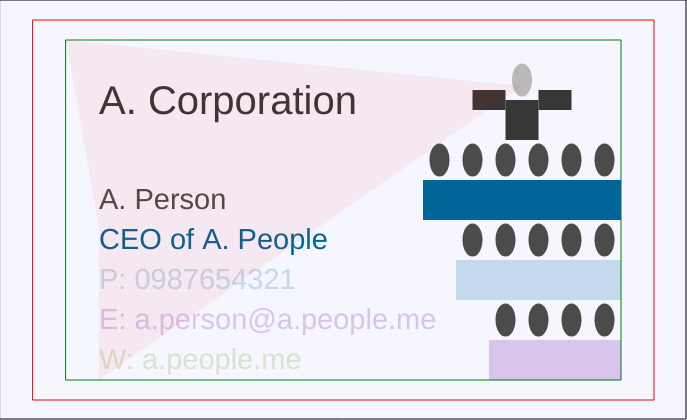
Frame 1 (no input)
Frame 60 (no input): identical to frame 1, image omitted
Frame 120 (the mouse pressed at the canvas centre since frame 60): identical to frame 1, image omitted

The p5.js sketch that drew this single still picture (run headless with seeded random() and noise() and a simulated clock; from frame 60 on, the mouse is pressed at the canvas centre):

// p5.js sketch
// ── sketch.js
// Print dimensions - good to keep ratios as variables throughout!
var cardH = 400;
var cardW = Math.round(cardH*1.636); // maintains aspect ratio throughout

// additional bleed and padding %
// use native JavaScript object Math to round - can't have decimals for pixels
var bleedPadW = Math.round(cardW*0.05);
var bleedPadH = Math.round(cardH*0.05);

// dimensions for bleed area
var bleedXmin = 0;
var bleedXmax = cardW + bleedPadW;
var bleedYmin = 0;
var bleedYmax = cardH + bleedPadH;

// dims for centered card area
var cardXmin = 0 + bleedPadW;
var cardXmax = cardW;
var cardYmin = 0 + bleedPadH;
var cardYmax = cardH;

// dims for centered padding area
var padXmin = cardXmin + bleedPadW;
var padXmax = cardXmax - bleedPadW;
var padYmin = cardYmin + bleedPadH;
var padYmax = cardYmax - bleedPadH;


function setup() {
	createCanvas(cardW+bleedPadW, cardH+bleedPadH); //width and height of my canvas
	stroke("black");
	rect(bleedXmin, bleedYmin, bleedXmax-1, bleedYmax-1); // minus one to make it visible inside canvas
	stroke("red");
	rect(cardXmin, cardYmin, cardXmax -  bleedPadW, cardYmax - bleedPadH); // centered
	stroke("green");
	rect(padXmin, padYmin, padXmax - bleedPadW*2, padYmax - bleedPadH*2); // centered
	background(15, 25, 255, 10);
	noStroke();

	// careful! see textSize is used by p5.js library, so don't name it as a var
	var fontSizeA = Math.round(cardH/10);
	fill(55);
	textSize(fontSizeA);
	text("A. Corporation", padXmin+bleedPadW, padYmax*0.3)
	var fontSizeNorm = Math.round(cardH/14); // maintain aspect ratio with text too
	fill(75);
	textSize(fontSizeNorm);
	text("A. Person", padXmin+bleedPadW, padYmax*0.55);
	fill(0, 102, 153); // note color values - try to improve with cymk-style colors
	text("CEO of A. People", padXmin+bleedPadW, (padYmax*0.55)+fontSizeA);
	fill(0, 102, 153, 51); // note 4th value is alpha (transparency)
	text("P: 0987654321", padXmin+bleedPadW, (padYmax*0.55)+(fontSizeA*2));
	fill(102, 0, 153, 51);
	text("E: a.person@a.people.me", padXmin+bleedPadW, (padYmax*0.55)+(fontSizeA*3));
	fill(102, 153, 0, 51);
	text("W: a.people.me", padXmin+bleedPadW, (padYmax*0.55)+(fontSizeA*4));

	// create graphic for CEO figure
	fill(185);
	ellipse(padXmax - (bleedPadW*3), padYmin + (bleedPadH*2), bleedPadH, bleedPadW);
	fill(55);
	rectMode(CENTER); // center the rect at a location kind of like a circle instead of begining at a corner
	rect(padXmax - (bleedPadW*3), padYmin + (bleedPadH*4), bleedPadW, bleedPadH*2);
	rect(padXmax - (bleedPadW*4), padYmin + (bleedPadH*3), bleedPadW, bleedPadH);
	rect(padXmax - (bleedPadW*2), padYmin + (bleedPadH*3), bleedPadW, bleedPadH);
	fill(255, 0, 0, 15);
	quad(padXmax - (bleedPadW*3), padYmin + (bleedPadH*2.3), padXmin, padYmin, padXmin+bleedPadW, padYmax*0.6, padXmin+bleedPadW, padYmax);

	// create graphic not CEO figures
	for (var i=0; i<6; i++) {
		push();
		translate(padXmax - (bleedPadW*5.5), padYmax - (bleedPadH*11));
		rotate(TWO_PI*i);
		fill(75);
		ellipse(0+bleedPadW*i, 0, bleedPadH, bleedPadW);
		fill(0, 102, 153); // note color values - try to improve with cymk-style colors
		rectMode(CENTER); // center the rect at a location kind of like a circle instead of begining at a corner
		rect(0+bleedPadW*i, 0 + (bleedPadH*2), bleedPadW, bleedPadH*2);
		rect(padXmax - (bleedPadW*4), padYmin + (bleedPadH*4), bleedPadW, bleedPadH);
		rect(padXmax - (bleedPadW*2), padYmin + (bleedPadH*4), bleedPadW, bleedPadH);
		pop();
	}

	// more not-CEO figures - Only need to change 3 parameters
	for (var i=0; i<5; i++) {
		push();
		translate(padXmax - (bleedPadW*4.5), padYmax - (bleedPadH*7));
		rotate(TWO_PI*i);
		fill(75);
		ellipse(0+bleedPadW*i, 0, bleedPadH, bleedPadW);
		fill(0, 102, 153, 51); // note 4th value is alpha (transparency)
		rectMode(CENTER); // center the rect at a location kind of like a circle instead of begining at a corner
		rect(0+bleedPadW*i, 0 + (bleedPadH*2), bleedPadW, bleedPadH*2);
		rect(padXmax - (bleedPadW*4), padYmin + (bleedPadH*4), bleedPadW, bleedPadH);
		rect(padXmax - (bleedPadW*2), padYmin + (bleedPadH*4), bleedPadW, bleedPadH);
		pop();
	}

	// more not-CEO figures - Only need to change 3 parameters
	for (var i=0; i<4; i++) {
		push();
		translate(padXmax - (bleedPadW*3.5), padYmax - (bleedPadH*3));
		rotate(TWO_PI*i);
		fill(75);
		ellipse(0+bleedPadW*i, 0, bleedPadH, bleedPadW);
		fill(102, 0, 153, 51);
		rectMode(CENTER); // center the rect at a location kind of like a circle instead of begining at a corner
		rect(0+bleedPadW*i, 0 + (bleedPadH*2), bleedPadW, bleedPadH*2);
		rect(padXmax - (bleedPadW*4), padYmin + (bleedPadH*4), bleedPadW, bleedPadH);
		rect(padXmax - (bleedPadW*2), padYmin + (bleedPadH*4), bleedPadW, bleedPadH);
		pop();
	}

	
}

function draw() {


}
